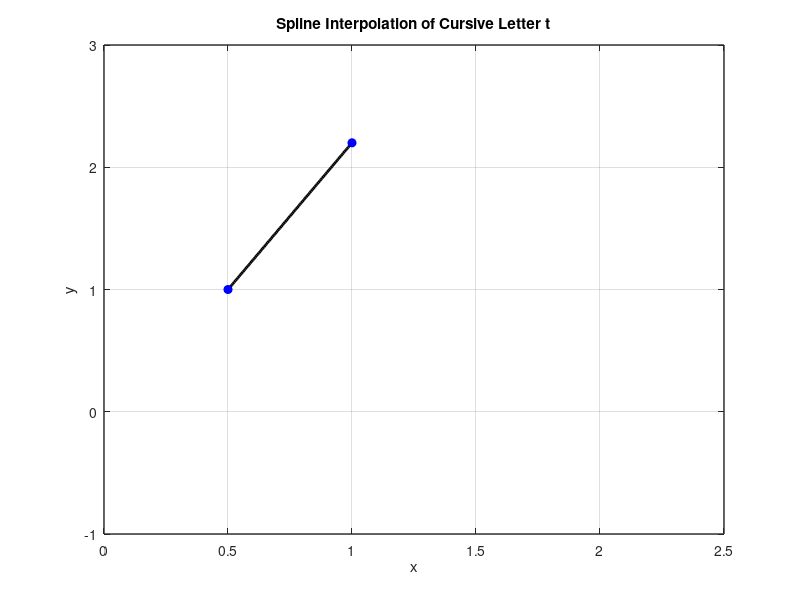

Reproduce this figure in MATLAB.
x = [0.5 1 ];
y = [1 2.2];

n = length(x);
s = 0:n-1; % Parametric coordinate s
ss = 0:0.01:n-1; % More dense coordinate ss for spline interpolation

% Compute spline interpolation
xx = spline(s, x, ss);
yy = spline(s, y, ss);

% Plot settings
figure(1)
plot(xx, yy, 'k', 'LineWidth', 2) % plot spline
hold on
plot(x, y, 'bo', 'MarkerFaceColor', 'b') % plot data points
axis([0 2.5 -1 3])
grid on
title('Spline Interpolation of Cursive Letter t')
xlabel('x')
ylabel('y')
set(gca, 'FontSize', 10, 'LineWidth', 1)
grid on
